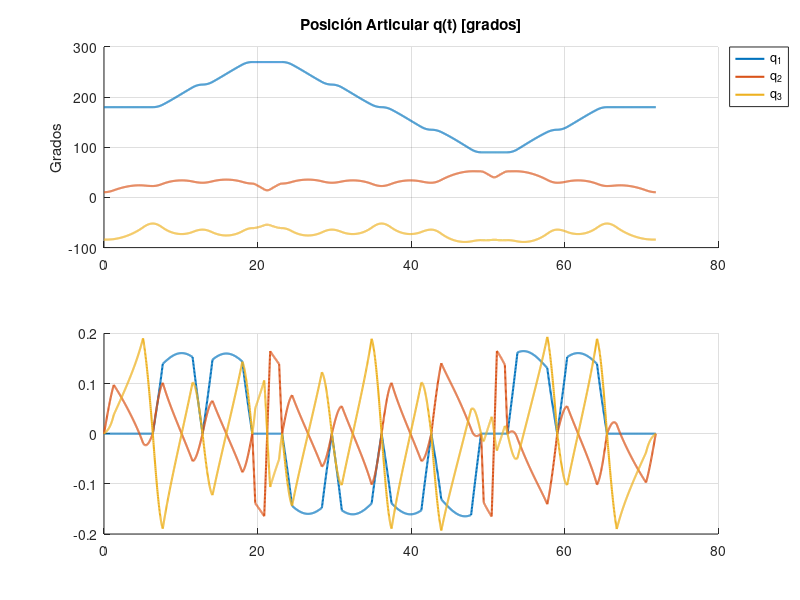

Reproduce this figure in MATLAB. (Note: this script raises an error after producing the figure.)
1; % Declaración Octave

clc; clear; close all;

% FUNCIONES AUXILIARES

function q_target_cont = desentranar_angulos(q_ref, q_target)
    % Ajustar q_target para tomar la menor distancia angular respecto a q_ref
    q_target_cont = q_target;
    for k = 1:length(q_target)
        diff = q_target(k) - q_ref(k);
        diff_wrapped = atan2(sin(diff), cos(diff));
        q_target_cont(k) = q_ref(k) + diff_wrapped;
    end
end

function [theta1, theta2, theta3] = cinematica_inversa_3dof(P, L1, L2, L3)
    px = P(1); py = P(2); pz = P(3);

    theta1 = atan2(py, px);
    cos_theta3 = (px^2 + py^2 + (pz - L1)^2 - L2^2 - L3^2) / (2 * L2 * L3);

    if abs(cos_theta3) > 1
        error('El punto ingresado está fuera del alcance del robot.');
    end

    sin_theta3 = -sqrt(1 - cos_theta3^2); % Codo arriba
    theta3 = atan2(sin_theta3, cos_theta3);

    alpha = atan2(pz - L1, sqrt(px^2 + py^2));
    beta  = atan2(L3 * sin_theta3, L2 + L3 * cos_theta3);
    theta2 = alpha - beta;

    if nargout <= 1
        theta1 = [theta1; theta2; theta3];
    end
end

function Jp = evaluar_jacobiano_3dof(q, L1, L2, L3)
    A1 = DH_local(q(1), L1, pi/2, 0);
    A2 = DH_local(q(2), 0,  0,    L2);
    A3 = DH_local(q(3), 0,  0,    L3);

    T1 = A1; T2 = T1 * A2; T3 = T2 * A3;

    P0 = [0; 0; 0]; Z0 = [0; 0; 1];
    P1 = T1(1:3, 4); Z1 = T1(1:3, 3);
    P2 = T2(1:3, 4); Z2 = T2(1:3, 3);
    Pe = T3(1:3, 4);

    Jp = zeros(3, 3);
    Jp(:, 1) = cross(Z0, (Pe - P0));
    Jp(:, 2) = cross(Z1, (Pe - P1));
    Jp(:, 3) = cross(Z2, (Pe - P2));
end

function T = DH_local(th, d, al, a)
    T = [ ...
        cos(th), -sin(th)*cos(al),  sin(th)*sin(al), a*cos(th); ...
        sin(th),  cos(th)*cos(al), -cos(th)*sin(al), a*sin(th); ...
        0,        sin(al),          cos(al),          d; ...
        0,        0,                0,                1 ...
    ];
end

% SCRIPT PRINCIPAL

% CONSTANTES DEL ROBOT
L1 = 0.2000;
L2 = 0.1506;
L3 = 0.18464;

% DEFINICIÓN DE LOS PUNTOS CARTESIANOS
P_Home = [-0.2;   0.00000; 0.05];
P3     = [0.00000;  0.24735; 0.21800];
P4     = [0.00000;  0.24735; 0.16800];
P_Aux  = [-0.3;   0.00000; 0.16800];
P_Aux1 = [-0.2;  -0.2;     0.16800];
P_Aux2 = [-0.2;   0.2;     0.16800];
P1     = [0.00000; -0.28735; 0.16800];
P2     = [0.00000; -0.28735; 0.11800];

% CINEMÁTICA INVERSA CONTINUA EN CADA PUNTO
Q_Home  = cinematica_inversa_3dof(P_Home, L1, L2, L3);
Q_pAux  = desentranar_angulos(Q_Home,  cinematica_inversa_3dof(P_Aux,  L1, L2, L3));
Q_pAux1 = desentranar_angulos(Q_pAux,  cinematica_inversa_3dof(P_Aux1, L1, L2, L3));
Q_p1    = desentranar_angulos(Q_pAux1, cinematica_inversa_3dof(P1,     L1, L2, L3));
Q_p2    = desentranar_angulos(Q_p1,    cinematica_inversa_3dof(P2,     L1, L2, L3));

Q_pAux2 = desentranar_angulos(Q_pAux,  cinematica_inversa_3dof(P_Aux2, L1, L2, L3));
Q_p3    = desentranar_angulos(Q_pAux2, cinematica_inversa_3dof(P3,     L1, L2, L3));
Q_p4    = desentranar_angulos(Q_p3,    cinematica_inversa_3dof(P4,     L1, L2, L3));

% SECUENCIA COMPLETA DE TRAYECTORIAS (14 TRAMOS)
secuencia = {
    Q_Home,   Q_pAux,  P_Home,  P_Aux;   % T1
    Q_pAux,  Q_pAux1,  P_Aux,   P_Aux1;  % T2
    Q_pAux1,    Q_p1,  P_Aux1,  P1;      % T3
    Q_p1,       Q_p2,  P1,      P2;      % T4  (Llegada a P2)
    Q_p2,       Q_p1,  P2,      P1;      % T5
    Q_p1,    Q_pAux1,  P1,      P_Aux1;  % T6
    Q_pAux1,  Q_pAux,  P_Aux1,  P_Aux;   % T7
    Q_pAux,  Q_pAux2,  P_Aux,   P_Aux2;  % T8
    Q_pAux2,    Q_p3,  P_Aux2,  P3;      % T9
    Q_p3,       Q_p4,  P3,      P4;      % T10 (Llegada a P4)
    Q_p4,       Q_p3,  P4,      P3;      % T11
    Q_p3,    Q_pAux2,  P3,      P_Aux2;  % T12
    Q_pAux2,  Q_pAux,  P_Aux2,  P_Aux;   % T13
    Q_pAux,   Q_Home,  P_Aux,   P_Home   % T14
};

num_traj = size(secuencia, 1);
N = 300; % Puntos por trayectoria
w_pico_max = 0.2; % Límite máximo

xd_total = [];
xd_punto_total = [];
q_total = [];
qdot_total = [];
t_total = [];
t_acumulado = 0;
t_cambios = zeros(1, num_traj);

q_ref_prev = Q_Home;

% Planeación en el espacio de trabajo
for i = 1:num_traj
    q_ini = desentranar_angulos(q_ref_prev, secuencia{i, 1});
    q_fin = desentranar_angulos(q_ini, secuencia{i, 2});
    P_ini = secuencia{i, 3};
    P_fin = secuencia{i, 4};

    vec_dir = P_fin - P_ini;
    S_total = norm(vec_dir);

    if S_total > 0
        u = vec_dir / S_total;
    else
        u = [0; 0; 0];
    end

    delta_q_max = max(abs(q_fin - q_ini));
    T_seg = max(1.0, (1.65 * delta_q_max) / w_pico_max);

    % Bucle de ajuste de tiempo para asegurar w_pico_max <= 0.2 rad/s
    mantenimiento = true;
    while mantenimiento
        s_dot_c = 1.25 * (S_total / T_seg);
        if s_dot_c >= (2 * S_total / T_seg)
            s_dot_c = 1.95 * (S_total / T_seg);
        end

        % Ecuaciones de Siciliano
        tc = (0 - S_total + s_dot_c * T_seg) / s_dot_c;
        s_ddot = (s_dot_c^2) / (s_dot_c * T_seg - S_total);

        t_local = linspace(0, T_seg, N);
        s = zeros(1, N);
        s_dot = zeros(1, N);

        for k = 1:N
            tk = t_local(k);
            if tk <= tc
                s(k) = 0.5 * s_ddot * tk^2;
                s_dot(k) = s_ddot * tk;
            elseif tk <= (T_seg - tc)
                s(k) = s_ddot * tc * (tk - tc/2);
                s_dot(k) = s_dot_c;
            else
                s(k) = S_total - 0.5 * s_ddot * (T_seg - tk)^2;
                s_dot(k) = s_ddot * (T_seg - tk);
            end
        end

        xd_k = zeros(3, N);
        xd_dot_k = zeros(3, N);
        q_k = zeros(3, N);
        qdot_k = zeros(3, N);

        for k = 1:N
            xd_k(:, k) = P_ini + s(k) * u;
            xd_dot_k(:, k) = s_dot(k) * u;

            q_raw = cinematica_inversa_3dof(xd_k(:, k), L1, L2, L3);
            if k == 1
                q_k(:, k) = desentranar_angulos(q_ref_prev, q_raw);
            else
                q_k(:, k) = desentranar_angulos(q_k(:, k-1), q_raw);
            end

            Jp = evaluar_jacobiano_3dof(q_k(:, k), L1, L2, L3);
            qdot_k(:, k) = pinv(Jp) * xd_dot_k(:, k);
        end

        max_w = max(max(abs(qdot_k)));
        if max_w <= w_pico_max
            mantenimiento = false;
        else
            % Escalar T_seg para garantizar que la velocidad máxima respete el límite
            T_seg = T_seg * (max_w / (0.95 * w_pico_max));
        end
    end

    q_ref_prev = q_k(:, end);

    t_abs = linspace(t_acumulado, t_acumulado + T_seg, N);
    t_acumulado = t_acumulado + T_seg;
    t_cambios(i) = t_acumulado;

    t_total = [t_total, t_abs];
    xd_total = [xd_total, xd_k];
    xd_punto_total = [xd_punto_total, xd_dot_k];
    q_total = [q_total, q_k];
    qdot_total = [qdot_total, qdot_k];
end

% ESTADO DEL GRIPPER Y GENERACIÓN DE CSV
num_puntos = size(xd_total, 2);
gripper_state = zeros(1, num_puntos);

v_abierto = 0.0;   % Expandido (0.0 m)
v_cerrado = 0.15;  % Retraído (0.15 m)

idx_P2 = 4 * N;   % Fin de T4 (Llegada a P2)
idx_P4 = 10 * N;  % Fin de T10 (Llegada a P4)
n_rampa_g = round(0.15 * N);

gripper_state(1 : idx_P2 - n_rampa_g) = v_cerrado;
gripper_state(idx_P2 - n_rampa_g + 1 : idx_P2) = linspace(v_cerrado, v_abierto, n_rampa_g);
gripper_state(idx_P2 + 1 : idx_P4 - n_rampa_g) = v_abierto;
gripper_state(idx_P4 - n_rampa_g + 1 : idx_P4) = linspace(v_abierto, v_cerrado, n_rampa_g);
gripper_state(idx_P4 + 1 : end) = v_cerrado;

% Exportación del CSV: Cols 1..3: xd | Col 4: Gripper | Cols 5..7: xd_punto
datos_csv = [xd_total', gripper_state', xd_punto_total'];
dlmwrite('trayectoria_robot.csv', datos_csv, 'precision', '%.6f');
disp('CSV generado correctamente: trayectoria_robot.csv');

% GRAFICACIÓN DE RESULTADOS

% POSICIÓN Y VELOCIDAD ARTICULAR
figure('Name','Evolución Articular Continua','Color','w');
subplot(2,1,1);
hold on; grid on;
colores = lines(3);
for j = 1:3
    plot(t_total, rad2deg(q_total(j,:)), 'LineWidth', 1.5, 'Color', colores(j,:));
end
title('Posición Articular q(t) [grados]');
ylabel('Grados'); legend('q_1', 'q_2', 'q_3', 'Location', 'bestoutside');

subplot(2,1,2);
hold on; grid on;
for j = 1:3
    plot(t_total, qdot_total(j,:), 'LineWidth', 1.5, 'Color', colores(j,:));
end
yline(w_pico_max, 'r--', 'Límite +w_{pico}');
yline(-w_pico_max, 'r--', 'Límite -w_{pico}');
title('Velocidad Articular dq(t)/dt [rad/s]');
xlabel('Tiempo [s]'); ylabel('rad/s'); legend('\dot{q}_1', '\dot{q}_2', '\dot{q}_3', 'Location', 'bestoutside');

% POSICIÓN Y VELOCIDAD CARTESIANA DESEADA (xd y xd_punto)
figure('Name','Perfiles Cartesianos Referencia xd y xd_punto','Color','w');
subplot(2,1,1);
plot(t_total, xd_total', 'LineWidth', 1.5); grid on;
title('Posición Cartesiana Deseada x_d(t) [m]');
ylabel('Posición [m]'); legend('X_d', 'Y_d', 'Z_d', 'Location', 'bestoutside');

subplot(2,1,2);
plot(t_total, xd_punto_total', 'LineWidth', 1.5); grid on;
title('Velocidad Cartesiana Deseada \dot{x}_d(t) [m/s]');
xlabel('Tiempo [s]'); ylabel('Velocidad [m/s]'); legend('\dot{X}_d', '\dot{Y}_d', '\dot{Z}_d', 'Location', 'bestoutside');

% TRAYECTORIA CARTESIANA 3D
figure('Name', 'Trayectoria Cartesiana 3D Efector Final', 'Color', 'w');
hold on; grid on;
plot3(xd_total(1,:), xd_total(2,:), xd_total(3,:), 'b-', 'LineWidth', 2, 'DisplayName', 'x_d(t) Siciliano');

P_obj = [P_Home, P1, P2, P_Aux, P_Aux1, P_Aux2, P3, P4];
etiquetas = {'Home', 'P1', 'P2', 'Aux', 'Aux1', 'Aux2', 'P3', 'P4'};

scatter3(P_obj(1,:), P_obj(2,:), P_obj(3,:), 60, 'ro', 'filled', 'DisplayName', 'Puntos Referencia');

for i = 1:length(etiquetas)
    text(P_obj(1,i), P_obj(2,i), P_obj(3,i) + 0.008, etiquetas{i}, 'FontSize', 10, 'FontWeight', 'bold');
end

title('Trayectoria Cartesiana 3D del Efector Final (14 Tramos)');
xlabel('X [m]'); ylabel('Y [m]'); zlabel('Z [m]');
axis equal; view(3); legend('Location', 'best'); hold off;
